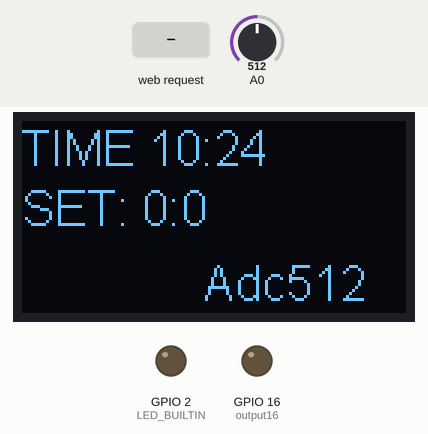
Recording of a sketch running on a simulated ESP8266 (NodeMCU). On the bench: 128×64 one-colour display, output pins drawn as LEDs (lit = HIGH, except the on-board LED, lit = LOW). The inputs (shaded band) are chosen by the test bench; at power-on: A0 = 512. WiFi joins after 1.5 s; servers stay silent unless stated; network time is answered at once with the bench clock; the local clock reads 2024-03-15 10:24:30 at power-on unless the sketch sets it; what the sketch prints to the serial monitor is not drawn.

Above: at 2.7 s.
2.8 s: HTTP request GET /D received
At 3.8 s:
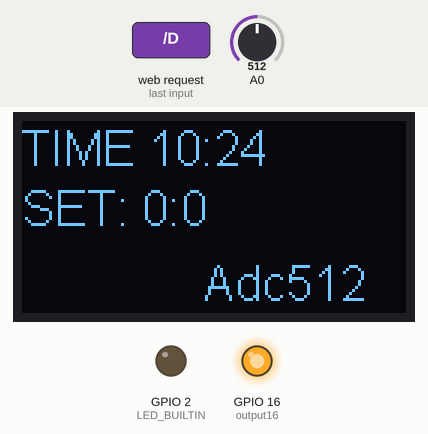
4.3 s: A0 set to 716
At 5.0 s:
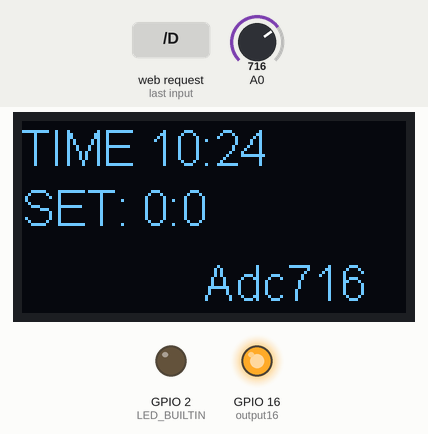
5.8 s: A0 set to 900
At 6.2 s:
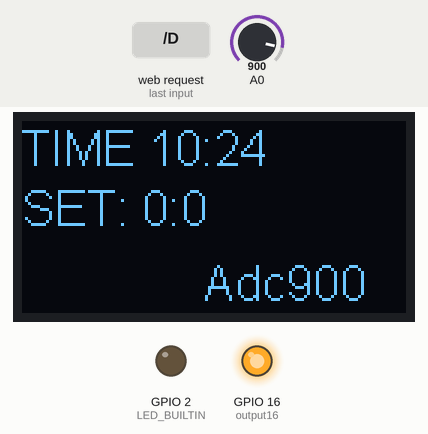
7.3 s: HTTP request GET /L received
At 8.2 s:
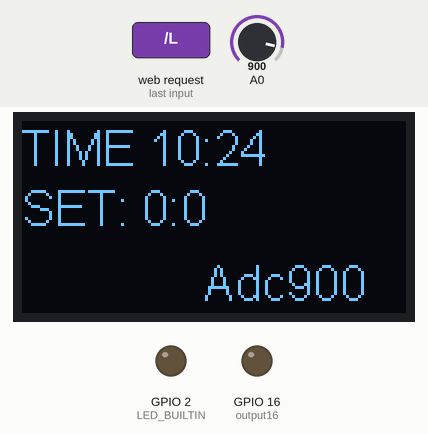
8.8 s: A0 set to 1023
At 9.5 s:
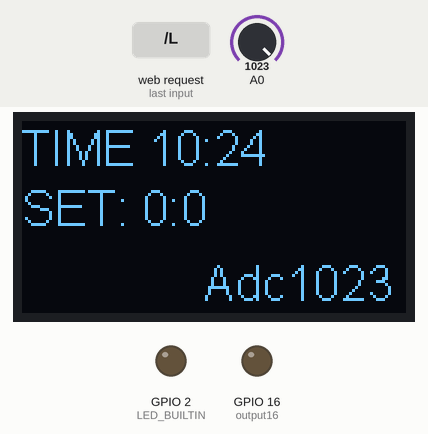
10.3 s: HTTP request GET /estado received
At 10.9 s:
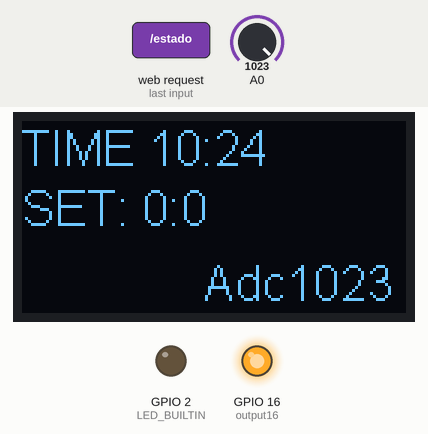
Timing chart, 0 to 13.3 s (numbered marks = the images above; inputs shaded):
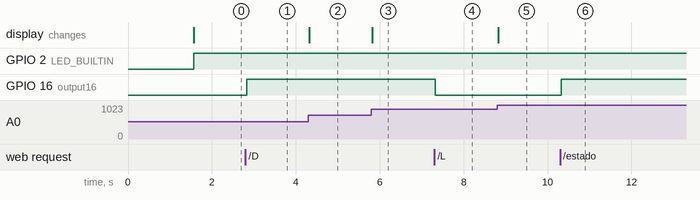

The sketch:

esp8266_webserver.ino
```cpp
//___________________________________________________________   ROSITA FOOD DISPENSER 2021 JORGE QUEIROS AFONSO QUEIROS       _______________________________________________________
//___________________________________________________________   AVAILABLE AT https://github.com/AfonsoQueiros13/DogFeeder     _______________________________________________________

//___________________________________________________________                     LIBS IMPORT                                 _______________________________________________________
#include <ESP8266WiFi.h>
#include <NTPClient.h>
#include <WiFiUdp.h>
#include <Wire.h>
#include <Servo.h>
#include "SH1106Wire.h"   // legacy:
#include "SH1106.h"

//___________________________________________________________                     GLOBAL VARIABLES                            _______________________________________________________
int hora, minuto;

Servo myservo;
SH1106 display(0x3C, 5, 4); // For I2C
// Define NTP Client to get time
WiFiUDP ntpUDP;

NTPClient timeClient(ntpUDP, "pool.ntp.org");

int ADC = 0;
int sensor = 0;

/* Set these to your desired credentials. */
const char * ssid = "NOS_Internet_5533"; //Enter your WIFI ssid
const char * password = "91293068"; //Enter your WIFI password

// Set web server port number to 80
WiFiServer server(80);

// Variable to store the HTTP request
String header;

// Assign output variables to GPIO pins
const int output16 = 16;

// Current time
unsigned long currentTime = millis();
// Previous time
unsigned long previousTime = 0;
// Define timeout time in milliseconds (example: 2000ms = 2s)
const long timeoutTime = 2000;

void food_drop(){
  for(int i=0;i<6;i++){

    for (int pos = 0; pos <= 160; pos += 2) { // goes from 0 degrees to 180 degrees
      myservo.write(pos);              // tell servo to go to position in variable 'pos'
      delay(15);                       // waits 15ms for the servo to reach the position
    }
    for (int pos = 160; pos >= 0; pos -=2) { // goes from 180 degrees to 0 degrees
      myservo.write(pos);              // tell servo to go to position in variable 'pos'
      delay(15);                       // waits 15ms for the servo to reach the position
    }
  }
}
void setup() {

  Serial.begin(115200);
  // Initialize the output variables as outputs
  pinMode(LED_BUILTIN, OUTPUT);
  pinMode(output16, OUTPUT);
  digitalWrite(output16, LOW);

  // Initialising the UI will init the display too.
  display.init();
  display.flipScreenVertically();
  display.setColor(WHITE);
  //display.setColor(BLACK);
  display.setFont(ArialMT_Plain_10);

  // Connect to Wi-Fi network with SSID and password
  Serial.print("Connecting to ");
  Serial.println(ssid);
  WiFi.begin(ssid, password);
  while (WiFi.status() != WL_CONNECTED) {
    delay(500);
    Serial.print(".");
  }
  // Print local IP address and start web server
  Serial.println("");
  Serial.println("WiFi connected.");
  Serial.println("IP address: ");
  Serial.println(WiFi.localIP());
  server.begin();
  timeClient.begin();
  timeClient.setTimeOffset(0);
}

void loop() {

  timeClient.update();
  int currentHour = timeClient.getHours();
  //Serial.print("Hour: ");
  // Serial.println(currentHour);

  int currentMinute = timeClient.getMinutes();
  //Serial.print("Minutes: ");
  //Serial.println(currentMinute);

  WiFiClient client = server.available(); // Listen for incoming clients

  ////display
  display.clear();
  display.setFont(ArialMT_Plain_16);

  String Current = "TIME " + String(currentHour) + ":" + String(currentMinute);
  display.drawString(0, 0, String(Current));

  String setT = "SET: " + String(hora) + ":" + String(minuto);
  display.drawString(0, 20, String(setT));

  sensor = analogRead(ADC);

  String adc = "Adc" + String(sensor);
  display.drawString(60, 45, String(adc));

  display.display();

  ////Serial.println("hora def = ");
  //Serial.print(hora);
  //Serial.println("minutos def = ");
  //Serial.print(minuto);

  if (hora == currentHour && minuto == currentMinute)
    digitalWrite(LED_BUILTIN, 0);
  else
    digitalWrite(LED_BUILTIN, 1);
  if (client) { // If a new client connects,
    Serial.println("New Client."); // print a message out in the serial port
    String currentLine = ""; // make a String to hold incoming data from the client
    currentTime = millis();
    previousTime = currentTime;
    while (client.connected() && currentTime - previousTime <= timeoutTime) { // loop while the client's connected
      currentTime = millis();
      if (client.available()) { // if there's bytes to read from the client,
        char c = client.read(); // read a byte, then
        Serial.write(c); // print it out the serial monitor
        header += c;
        if (c == '\n') { // if the byte is a newline character
          // if the current line is blank, you got two newline characters in a row.
          // that's the end of the client HTTP request, so send a response:
          if (currentLine.length() == 0) {
            // HTTP headers always start with a response code (e.g. HTTP/1.1 200 OK)
            // and a content-type so the client knows what's coming, then a blank line:
            client.println("HTTP/1.1 200 OK");
            client.println("Content-type:text/html");
            client.println("Connection: close");
            client.println();

            if (header.indexOf("GET /hour=") >= 0) {
              Serial.println("header= ");
              Serial.println(header.substring(5, 22));
              String teste = header.substring(5, 22);
              hora = teste.substring(5, 7).toInt();
              minuto = teste.substring(15, 17).toInt();

              Serial.println(hora);
              Serial.println(minuto);
              Serial.println("finish");
              //output5State = "off";
              digitalWrite(LED_BUILTIN, 1);

            }

            if (header.indexOf("GET /D") >= 0) {
              Serial.println("desligado");
              client.print("0");
              digitalWrite(output16, HIGH);;
              delay(1000); // waits for a second
            }

            if (header.indexOf("GET /estado") >= 0) {
              Serial.println("estado");
              sensor = analogRead(ADC);
              if (sensor < 5)
                client.print("0");
              else
                client.print("1");
              digitalWrite(output16, HIGH);;
              delay(1000); // waits for a second
            }

            if (header.indexOf("GET /hora") >= 0) {
              Serial.println("estado");
              client.print("Hora Marcada");
              client.print(hora);
              client.print(":");
              client.print(minuto);
              Serial.println(header);

            }

            if (header.indexOf("GET /L") >= 0) {
              Serial.println("ligado");
              client.print("1");
              digitalWrite(output16, LOW);

            }

            if (header.indexOf("GET /adc") >= 0) {
              sensor = analogRead(ADC);
              client.print(sensor);
            }

            // The HTTP response ends with another blank line
            client.println();
            // Break out of the while loop
            break;
          } else { // if you got a newline, then clear currentLine
            currentLine = "";
          }
        } else if (c != '\r') { // if you got anything else but a carriage return character,
          currentLine += c; // add it to the end of the currentLine
        }

      }
    }
    // Clear the header variable
    header = "";
    // Close the connection
    client.stop();
    Serial.println("Client disconnected.");
    Serial.println("");
  }
}
```

Measured:
- after the input at 2.8 s, GPIO 16 (output16): LOW → HIGH at once
- after the input at 4.3 s, the display: changes at once (image 2)
- after the input at 5.8 s, the display: changes at once (image 3)
- after the input at 7.3 s, GPIO 16 (output16): HIGH → LOW at once
- after the input at 8.8 s, the display: changes at once (image 5)
- after the input at 10.3 s, GPIO 16 (output16): LOW → HIGH at once
